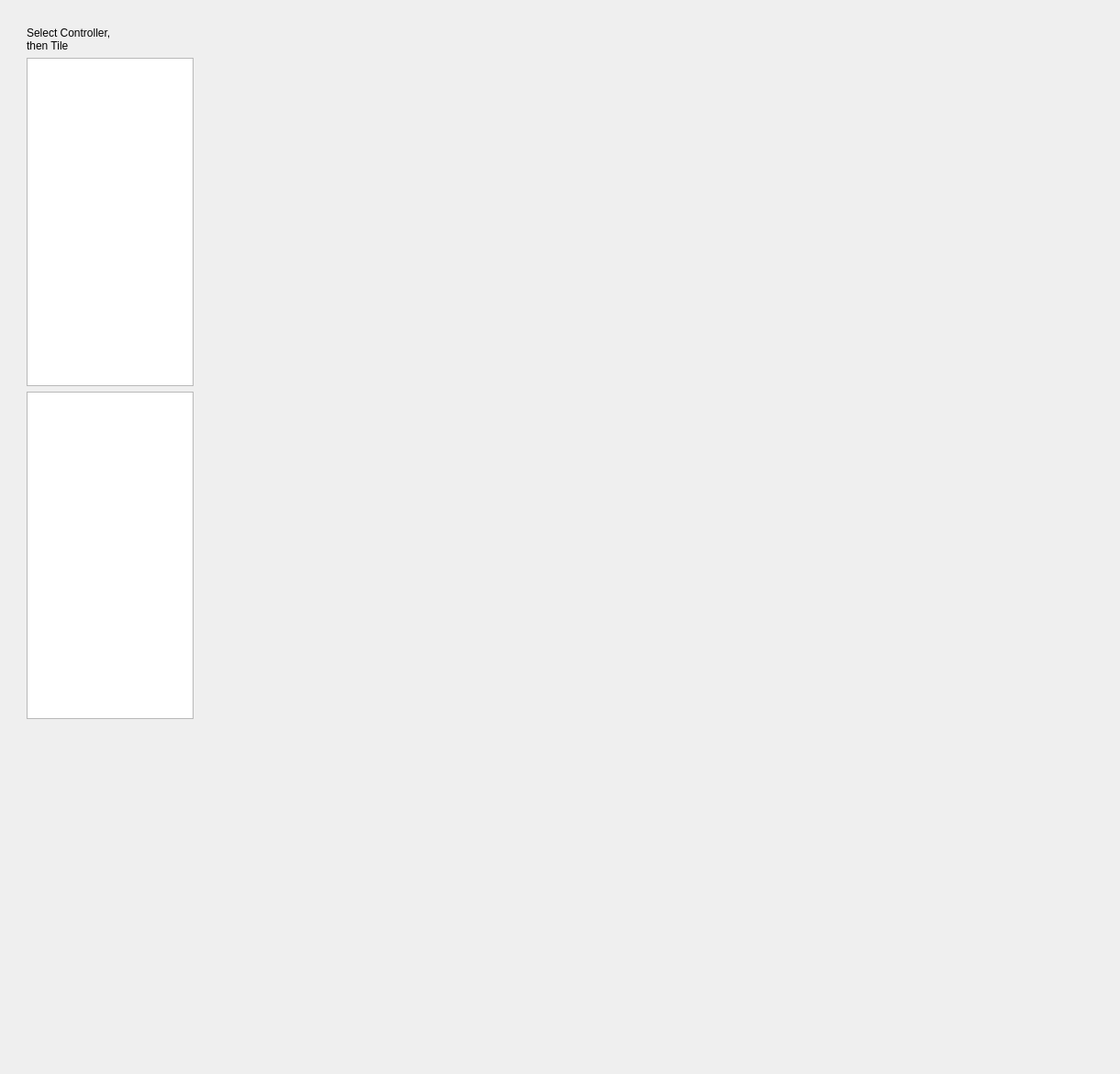
<?xml version="1.0" encoding="UTF-8"?>
<ui version="4.0">
 <class>Form</class>
 <widget class="QWidget" name="Form">
  <property name="geometry">
   <rect>
    <x>0</x>
    <y>0</y>
    <width>1221</width>
    <height>1171</height>
   </rect>
  </property>
  <property name="windowTitle">
   <string>Form</string>
  </property>
  <layout class="QVBoxLayout" name="verticalLayout">
   <item>
    <widget class="QWidget" name="widget" native="true">
     <layout class="QHBoxLayout" name="horizontalLayout">
      <item>
       <widget class="QWidget" name="verticalWidget" native="true">
        <property name="maximumSize">
         <size>
          <width>200</width>
          <height>16777215</height>
         </size>
        </property>
        <layout class="QVBoxLayout" name="verticalLayout_2">
         <item>
          <widget class="CDPBaseLabel" name="label">
           <property name="text">
            <string>Select Controller, 
then Tile</string>
           </property>
          </widget>
         </item>
         <item>
          <widget class="NodeList" name="nodeListVCs">
           <property name="modelFilter">
            <stringlist>
             <string>CDPComponent</string>
            </stringlist>
           </property>
           <property name="cdpTargetRouting">
            <string>VWController.VisionControllers</string>
           </property>
          </widget>
         </item>
         <item>
          <widget class="NodeList" name="nodeListTiles">
           <property name="modelFilter">
            <stringlist>
             <string>VideoWallLib.Tile</string>
            </stringlist>
           </property>
           <property name="cdpTargetRouting">
            <string>VWController.VisionControllers.VisionController0</string>
           </property>
          </widget>
         </item>
         <item>
          <spacer name="verticalSpacer">
           <property name="orientation">
            <enum>Qt::Vertical</enum>
           </property>
           <property name="sizeHint" stdset="0">
            <size>
             <width>20</width>
             <height>40</height>
            </size>
           </property>
          </spacer>
         </item>
        </layout>
       </widget>
      </item>
      <item>
       <widget class="QScrollArea" name="scrollArea">
        <property name="styleSheet">
         <string notr="true">QFrame{border: 0px;}</string>
        </property>
        <property name="widgetResizable">
         <bool>true</bool>
        </property>
        <widget class="QWidget" name="scrollAreaWidgetContents">
         <property name="geometry">
          <rect>
           <x>0</x>
           <y>0</y>
           <width>979</width>
           <height>1135</height>
          </rect>
         </property>
         <property name="minimumSize">
          <size>
           <width>0</width>
           <height>0</height>
          </size>
         </property>
         <property name="font">
          <font>
           <family>Segoe UI</family>
          </font>
         </property>
         <layout class="QVBoxLayout" name="verticalLayout_8">
          <item>
           <widget class="NodeContainer" name="nodeContainer">
            <property name="maximumSize">
             <size>
              <width>16777215</width>
              <height>16777215</height>
             </size>
            </property>
            <property name="childContainerName">
             <string>flowWidget</string>
            </property>
            <property name="modelFilter">
             <stringlist>
              <string>VideoWallLib.OSDPort</string>
             </stringlist>
            </property>
            <property name="cdpTargetRouting">
             <string>VWController.VisionControllers.VisionController0.Tile01</string>
            </property>
            <property name="uiFileName">
             <string>./ui/elements/osdcontainer.ui</string>
            </property>
            <layout class="QHBoxLayout" name="horizontalLayout_7">
             <item>
              <widget class="FlowWidget" name="flowWidget">
               <property name="sizePolicy">
                <sizepolicy hsizetype="Minimum" vsizetype="Minimum">
                 <horstretch>0</horstretch>
                 <verstretch>0</verstretch>
                </sizepolicy>
               </property>
               <property name="horizontalSpacing">
                <number>30</number>
               </property>
               <property name="verticalSpacing">
                <number>20</number>
               </property>
              </widget>
             </item>
            </layout>
           </widget>
          </item>
         </layout>
        </widget>
       </widget>
      </item>
     </layout>
    </widget>
   </item>
  </layout>
 </widget>
 <customwidgets>
  <customwidget>
   <class>FlowWidget</class>
   <extends>QWidget</extends>
   <header>CDPBaseWidgets/FlowWidget.h</header>
   <container>1</container>
  </customwidget>
  <customwidget>
   <class>NodeContainer</class>
   <extends>QWidget</extends>
   <header>CDPBaseWidgets/NodeContainer.h</header>
   <container>1</container>
   <slots>
    <slot>reloadNodes()</slot>
    <slot>setCdpTargetRouting(QString)</slot>
   </slots>
  </customwidget>
  <customwidget>
   <class>NodeList</class>
   <extends>QListView</extends>
   <header>CDPBaseWidgets/NodeList.h</header>
   <slots>
    <signal>selectedNodeShortName(QString)</signal>
    <signal>selectedNodeFullName(QString)</signal>
    <signal>selectedIndex(int)</signal>
    <signal>clickedIndex(int)</signal>
    <signal>selectedIndexesString(QString)</signal>
    <slot>sendSelections()</slot>
    <slot>setCdpTargetRouting(QString)</slot>
    <slot>setFilterString(QString)</slot>
   </slots>
  </customwidget>
  <customwidget>
   <class>CDPBaseLabel</class>
   <extends>QLabel</extends>
   <header>CDPBaseWidgets/CDPBaseLabel.h</header>
  </customwidget>
 </customwidgets>
 <resources/>
 <connections>
  <connection>
   <sender>nodeListVCs</sender>
   <signal>selectedNodeFullPathChanged(QString)</signal>
   <receiver>nodeListTiles</receiver>
   <slot>setCdpTargetRouting(QString)</slot>
   <hints>
    <hint type="sourcelabel">
     <x>117</x>
     <y>244</y>
    </hint>
    <hint type="destinationlabel">
     <x>117</x>
     <y>605</y>
    </hint>
   </hints>
  </connection>
  <connection>
   <sender>nodeListTiles</sender>
   <signal>selectedNodeFullPathChanged(QString)</signal>
   <receiver>nodeContainer</receiver>
   <slot>setCdpTargetRouting(QString)</slot>
   <hints>
    <hint type="sourcelabel">
     <x>117</x>
     <y>605</y>
    </hint>
    <hint type="destinationlabel">
     <x>713</x>
     <y>585</y>
    </hint>
   </hints>
  </connection>
 </connections>
</ui>
